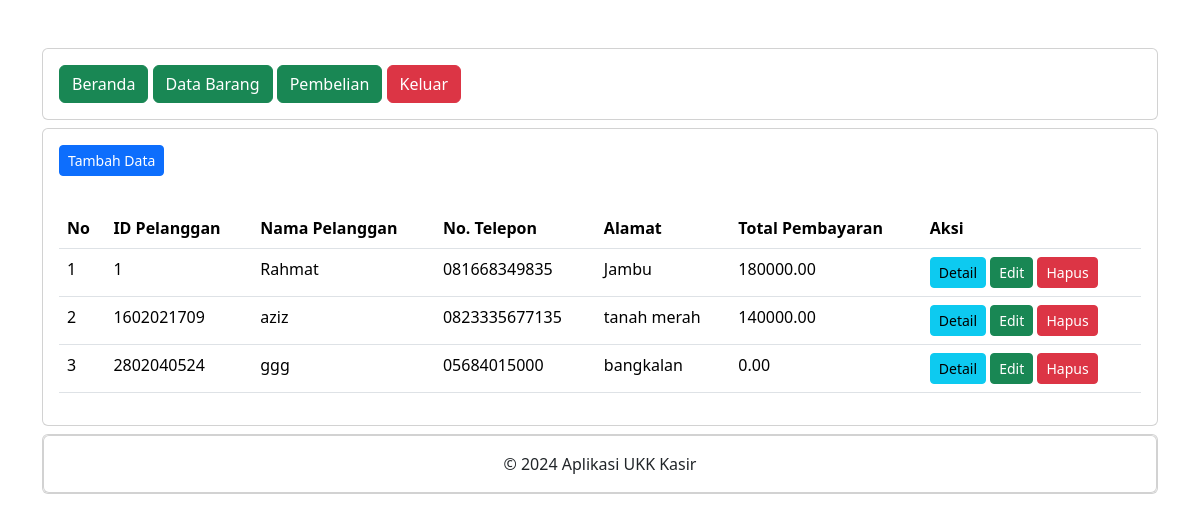
The app's page /ukk/petugas/pembelian.php (signed in) with its own data.
### tables this page shows
CREATE TABLE `penjualan` (
  `penjualan_id` int(11) NOT NULL,
  `tanggal_penjualan` date NOT NULL,
  `total_harga` decimal(10,2) NOT NULL,
  `pelanggan_id` int(11) UNSIGNED NOT NULL
);

CREATE TABLE `pelanggan` (
  `pelanggan_id` int(11) UNSIGNED NOT NULL,
  `nama_pelanggan` varchar(25) NOT NULL,
  `alamat` text NOT NULL,
  `nomor_telepon` varchar(25) NOT NULL
);

### ukk/petugas/pembelian.php (the view, shortened to what this page needs)
<?php
include '../koneksi.php';
include "header.php";
include "navbar.php";
?>
<div class="card mt-2">
    <div class="card-body">
        <button type="button" class="btn btn-primary btn-sm" data-bs-toggle="modal" data-bs-target="#tambah-data">
            Tambah Data
        </button>
    </div>
    <div class="card-body">
        <table class="table">
            <thead>
                <tr>
                    <th>No</th>
                    <th>ID Pelanggan</th>
                    <th>Nama Pelanggan</th>
                    <th>No. Telepon</th>
                    <th>Alamat</th>
                    <th>Total Pembayaran</th>
                    <th>Aksi</th>
                </tr>
            </thead>
            <tbody>
                <?php
                $no = 1;
                $data = mysqli_query($koneksi, "SELECT * from pelanggan INNER JOIN penjualan ON pelanggan.pelanggan_id=penjualan.pelanggan_id");
                while ($d = mysqli_fetch_array($data)) {
                ?>
                    <tr>
                        <td><?= $no++ ?></td>
                        <td><?= $d['pelanggan_id']; ?></td>
                        <td><?= $d['nama_pelanggan']; ?></td>
                        <td><?= $d['nomor_telepon']; ?></td>
                        <td><?= $d['alamat']; ?></td>
                        <td><?= $d['total_harga']; ?></td>
                        <td>
                            <a href="detail_pembelian.php?pelanggan_id=<?= $d['pelanggan_id'] ?>" class="btn btn-info btn-sm">Detail</a>
                            <button type="button" class="btn btn-success btn-sm" data-bs-toggle="modal" data-bs-target="#edit-data<?= $d['pelanggan_id'] ?>" <?= $d['pelanggan_id']; ?>>
                                Edit
                            </button>
                            <button type="button" class="btn btn-danger btn-sm" data-bs-toggle="modal" data-bs-target="#hapus-data<?= $d['pelanggan_id'] ?>" <?= $d['pelanggan_id']; ?>>
                                Hapus
                            </button>
                        </td>
                    </tr>
                <?php } ?>
            </tbody>
        </table>
    </div>
</div>
<?php
include "footer.php";
?>

### records on screen
penjualan: pelanggan "1", pelanggan.nama_pelanggan "Rahmat", pelanggan.nomor_telepon "081668349835", pelanggan.alamat "Jambu", total_harga "180000.00"
penjualan: pelanggan "1602021709", pelanggan.nama_pelanggan "aziz", pelanggan.nomor_telepon "0823335677135", pelanggan.alamat "tanah merah", total_harga "140000.00"
penjualan: pelanggan "2802040524", pelanggan.nama_pelanggan "ggg", pelanggan.nomor_telepon "05684015000", pelanggan.alamat "bangkalan", total_harga "0.00"
